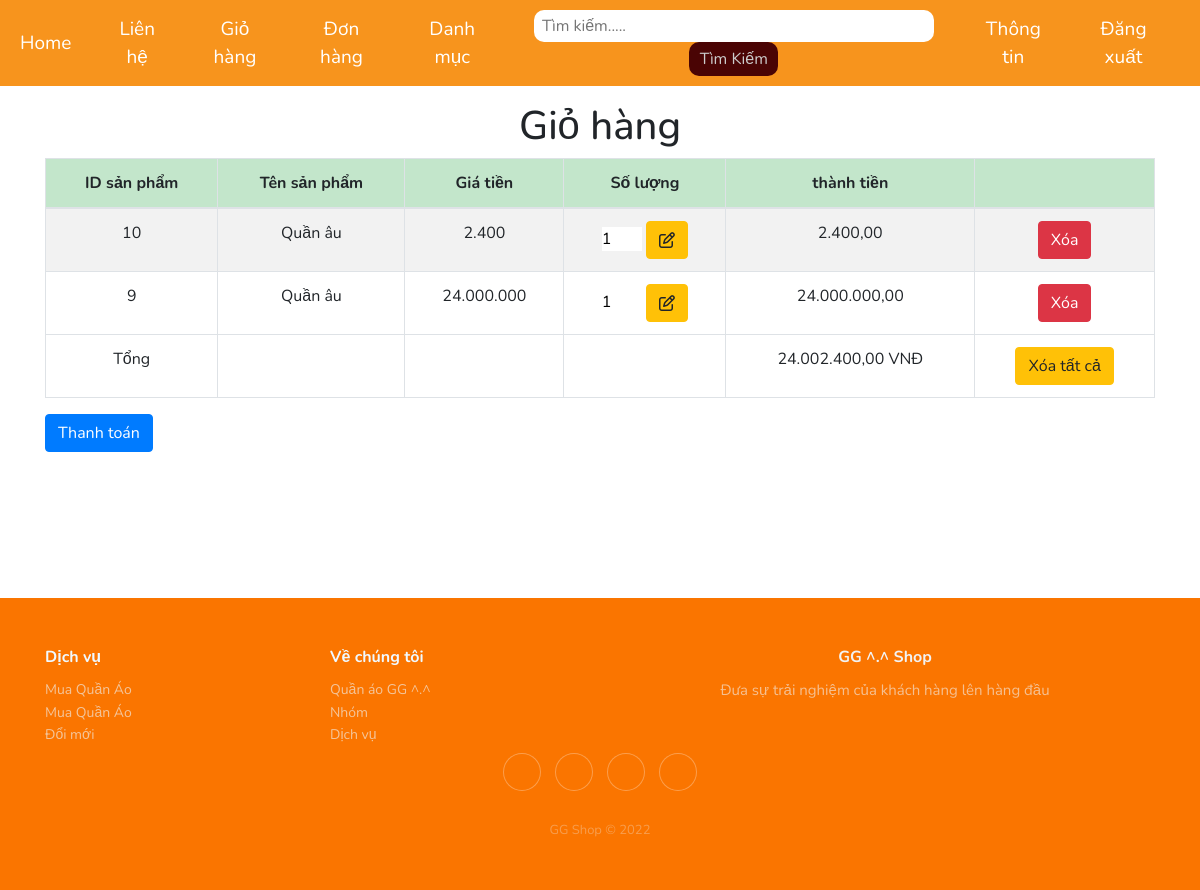
The page /index.php?quanly=giohang (signed in) on the database its author committed.
### tables this page shows
CREATE TABLE `giohang` (
  `id` int(11) NOT NULL,
  `id_sanPham` int(11) NOT NULL,
  `tieuDe` varchar(200) NOT NULL,
  `price` float NOT NULL,
  `soluong` int(11) DEFAULT NULL,
  `user_id` int(11) DEFAULT NULL
);

### pages/main/giohang/cart.php (the view, shortened to what this page needs)
<?php
if (isset($_SESSION['dangky'])) {
    $id = $_SESSION['dangky'];
    $sql_thongtin = "SELECT * FROM users WHERE taiKhoan='$id' LIMIT 1";
    $query_thongtin = mysqli_query($connect, $sql_thongtin);
    while ($row = mysqli_fetch_array($query_thongtin)) {
        $user_id = $row['id'];
    }
} else {
    $user_id = '';
}
?>
<div class="container mt-3">
    <?php
    $sql = "select * from giohang where user_id = '$user_id'";
    $result = mysqli_query($connect, $sql);
    $sum = 0;
    if (mysqli_num_rows($result) > 0) {
    ?>
        <h1 class="text-center">Giỏ hàng</h1>
        <table class="table table-bordered table-striped text-center">
            <thead class="table-success">
                <tr>
                    <th>ID sản phẩm</th>
                    <th>Tên sản phẩm</th>
                    <th>Giá tiền</th>
                    <th>Số lượng</th>
                    <th>thành tiền</th>
                    <th></th>
                </tr>
            </thead>
            <?php
            while ($row = mysqli_fetch_assoc($result)) {
                echo "<form action='' method='post'>";
                $id_cart = $row['id'];
                $thanhtien = $row['price'] * $row['soluong'];
                $sum += $thanhtien;
                echo "<tr>";
                echo "<td>" . $row['id_sanPham'] . "</td>";
                echo "<td>" . $row['tieuDe'] . "</td>";
                echo "<td>" . number_format($row['price'], 0, ',', '.') . "</td>";
                echo "<td >" . "<input type=\"number\" name=\"qty\"  min='1' value=" . $row['soluong'] . " style=\"width:2.5rem\">" . " <button class=\"fas fa-edit btn btn-warning\" name='update_qty'></button>" . "</td>";
                echo "<td>" . number_format($thanhtien, 2, ',', '.') . "</td>";
                echo "<td><a href='pages/main/giohang/xoasanpham.php?id=$id_cart' class='btn btn-danger' onclick='if(confirm(\"bạn có muốn xóa sản phẩm " . $row['tieuDe'] . " không ?\")){return true;}else{return false;}'>Xóa</a></td>";
                echo "</tr>";
                echo "</form>";
            }
            ?>
            <tfoot>
                <tr>
                    <td>Tổng</td>
                    <td></td>
                    <td></td>
                    <td></td>
                    <td><?= number_format($sum, 2, ',', '.') ?> VNĐ</td>
                    <td><a href='pages/main/giohang/xoahetgiohang.php' class='btn btn-warning' onclick='return confirm("bạn có muốn xóa tất cả sản phẩm không ?");'>Xóa tất cả</a></td>
                </tr>
            </tfoot>
        </table>
        <td><a href='index.php?quanly=checkout' class='btn btn-primary' onclick='return confirm("bạn có muốn muốn thanh toán không ?");'>Thanh toán</a></td>
    <?php
    } else {
        echo "<h2 class='text-center'>Giỏ hàng trống!!!<h2>";
    }
    ?>
</div>

### css/style.css (style rules this page uses)
body { margin: 0; padding: 0; }
a { text-decoration: none; }

### css/style_ads.css (style rules this page uses)
* { box-sizing: border-box; }
body { font-family: Verdana, sans-serif; }

### css/style_checkout.css (style rules this page uses)
:root { --main-color:#2980b9; --orange:#f39c12; --red:#e74c3c; --black:#333; --white:#fff; --light-color:#666; --light-bg:#eee; --border:.2rem solid var(--black); --box-shadow:0 .5rem 1rem rgba(0,0,0,.1); }
* { font-family: 'Nunito', sans-serif; margin:0; padding:0; box-sizing: border-box; outline: none; border:none; text-decoration: none; }
body { background-color: var(--light-bg); }

### rows shown on the page
giohang: id_sanPham "10", tieuDe "Quần âu", price "2.400", qty "1", thanhtien "2.400,00"
giohang: id_sanPham "9", tieuDe "Quần âu", price "24.000.000", qty "1", thanhtien "24.000.000,00"

### other values the page prints
$sum "24.002.400,00"
